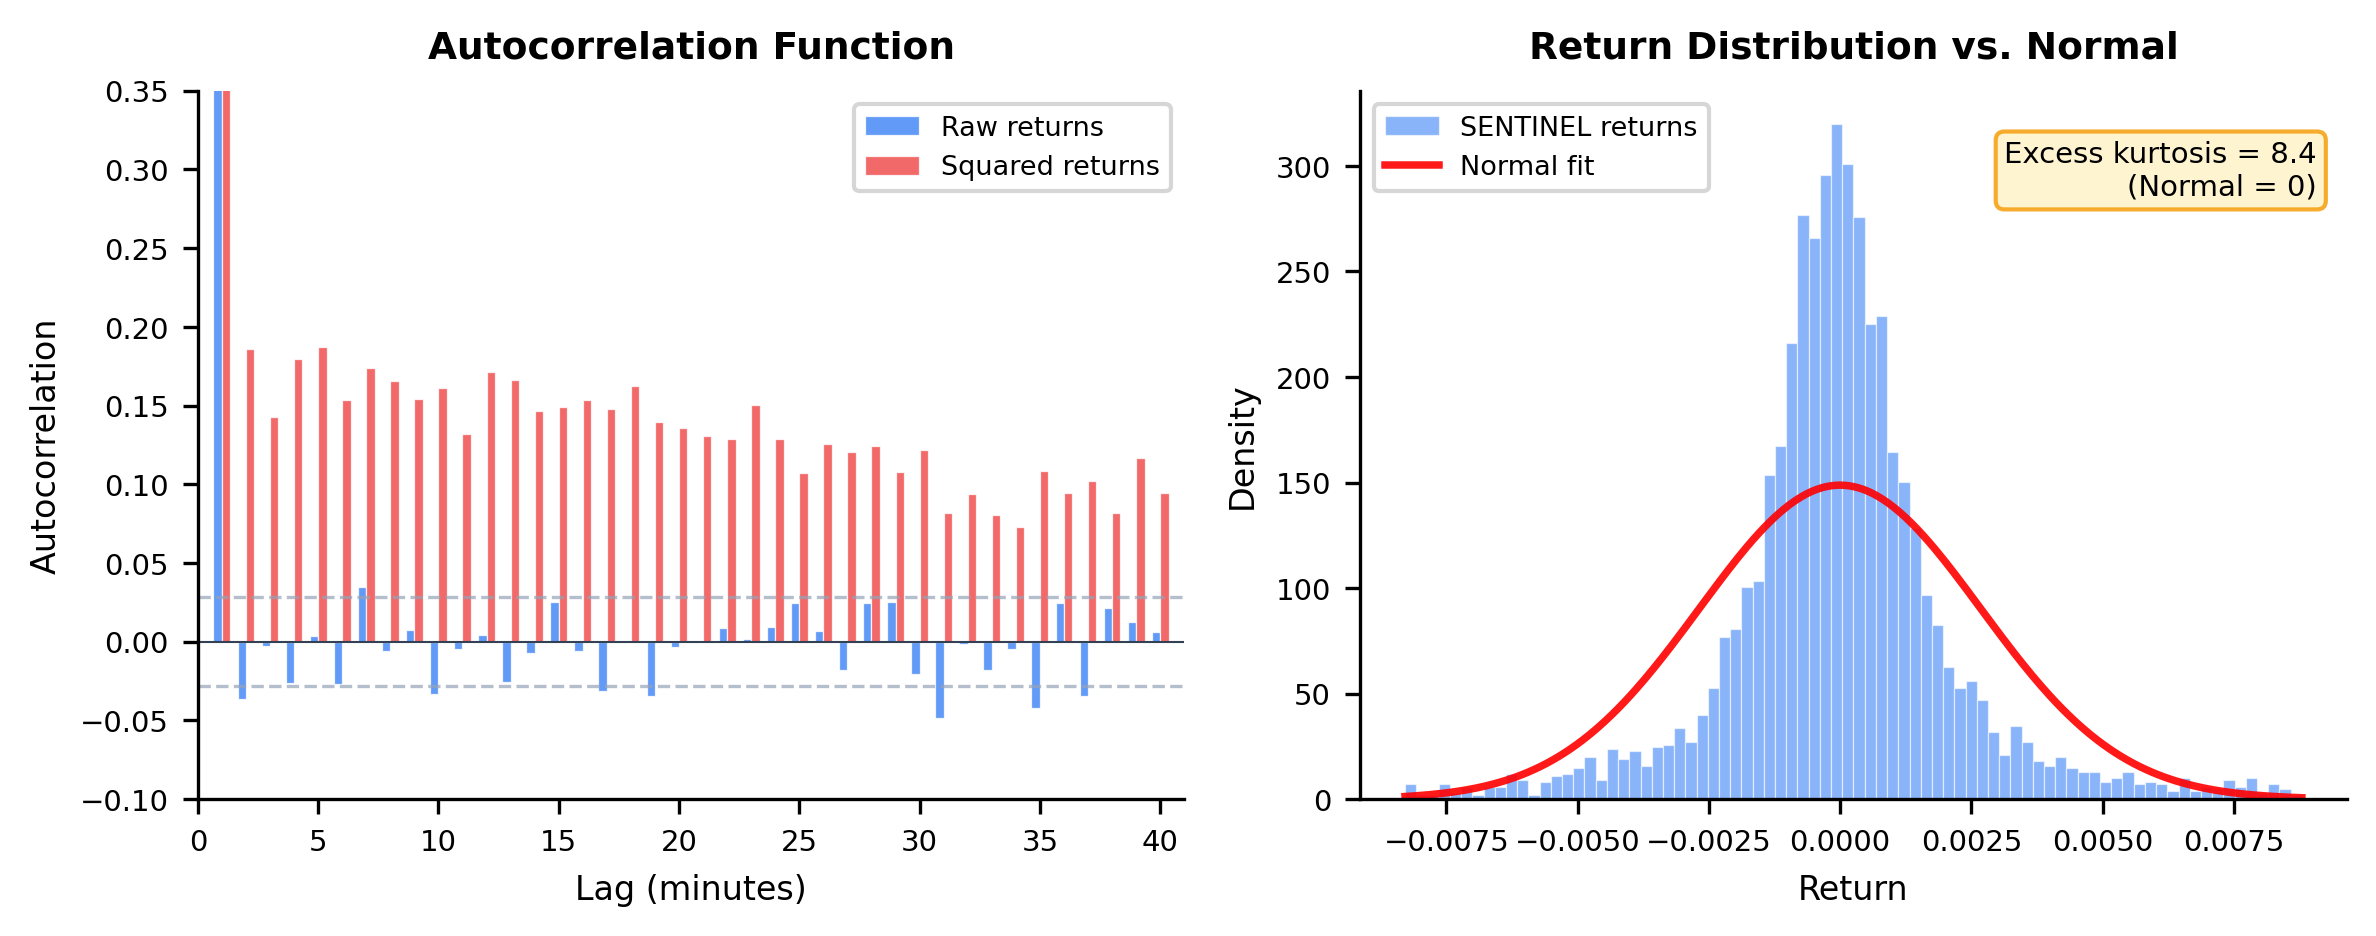

Python code for this plot:
"""
Generate stylized-fact validation figure for SENTINEL.
Left panel: ACF of raw returns and squared returns.
Right panel: Empirical return distribution vs Normal.
Output: figures/fig_stylized_facts.pdf
"""

import matplotlib.pyplot as plt
import numpy as np
from scipy import stats

np.random.seed(42)

# Simulate returns with a simpler approach that gives clean visualization
# Use a Student-t distribution to get fat tails with well-controlled scale
n = 4800
# Mixture of volatility regimes for clustering
vol = np.ones(n) * 0.001
# Create clustered volatility with regime switches
regime_breaks = sorted(np.random.choice(n, 30, replace=False))
for i in range(0, len(regime_breaks)-1, 2):
    s, e = regime_breaks[i], min(regime_breaks[i]+np.random.randint(30, 150), n)
    vol[s:e] = np.random.uniform(0.002, 0.005)

returns = np.zeros(n)
for t in range(n):
    returns[t] = vol[t] * np.random.standard_t(df=5)

# Compute autocorrelations
def compute_acf(series, max_lag=40):
    n_s = len(series)
    mean = np.mean(series)
    var = np.var(series)
    acf = np.zeros(max_lag)
    for k in range(max_lag):
        if var > 0:
            cov = np.mean((series[:n_s-k] - mean) * (series[k:] - mean))
            acf[k] = cov / var
    return acf

acf_raw = compute_acf(returns, max_lag=40)
acf_sq = compute_acf(returns**2, max_lag=40)

# Create figure
fig, (ax1, ax2) = plt.subplots(1, 2, figsize=(8.0, 3.2), dpi=300)

# LEFT PANEL: ACF
lags = np.arange(1, 41)
width = 0.35

ax1.bar(lags - width/2, acf_raw, width=width, color='#3B82F6', alpha=0.8,
        label='Raw returns', edgecolor='white', linewidth=0.3)
ax1.bar(lags + width/2, acf_sq, width=width, color='#EF4444', alpha=0.8,
        label='Squared returns', edgecolor='white', linewidth=0.3)

n_eff = len(returns)
sig = 1.96 / np.sqrt(n_eff)
ax1.axhline(y=sig, color='#94A3B8', linestyle='--', linewidth=0.8, alpha=0.7)
ax1.axhline(y=-sig, color='#94A3B8', linestyle='--', linewidth=0.8, alpha=0.7)
ax1.axhline(y=0, color='#334155', linewidth=0.5)

ax1.set_xlabel('Lag (minutes)', fontsize=8)
ax1.set_ylabel('Autocorrelation', fontsize=8)
ax1.set_title('Autocorrelation Function', fontsize=9, fontweight='bold', pad=8)
ax1.legend(fontsize=6.5, loc='upper right', framealpha=0.8)
ax1.tick_params(labelsize=7)
ax1.set_xlim(0, 41)
ax1.set_ylim(-0.1, 0.35)
ax1.spines['top'].set_visible(False)
ax1.spines['right'].set_visible(False)

# RIGHT PANEL: Return Distribution
mu, sigma_r = np.mean(returns), np.std(returns)

# Use percentile-based range for histogram
p_lo, p_hi = np.percentile(returns, [1, 99])
mask = (returns >= p_lo) & (returns <= p_hi)
ret_plot = returns[mask]

n_bins = 80
counts, bins, patches = ax2.hist(ret_plot, bins=n_bins, density=True,
                                  color='#3B82F6', alpha=0.6, edgecolor='white',
                                  linewidth=0.3, label='SENTINEL returns')

# Normal curve
x_range = np.linspace(p_lo, p_hi, 300)
ax2.plot(x_range, stats.norm.pdf(x_range, mu, sigma_r), 'r-', linewidth=1.8,
         label='Normal fit', alpha=0.9)

# Kurtosis
kurt = stats.kurtosis(returns, fisher=True)
ax2.text(0.97, 0.93, f'Excess kurtosis = {kurt:.1f}\n(Normal = 0)',
         transform=ax2.transAxes, fontsize=7, ha='right', va='top',
         bbox=dict(boxstyle='round,pad=0.3', facecolor='#FEF3C7',
                   edgecolor='#F59E0B', alpha=0.85))

ax2.set_xlabel('Return', fontsize=8)
ax2.set_ylabel('Density', fontsize=8)
ax2.set_title('Return Distribution vs. Normal', fontsize=9, fontweight='bold', pad=8)
ax2.legend(fontsize=6.5, loc='upper left', framealpha=0.8)
ax2.tick_params(labelsize=7)
ax2.spines['top'].set_visible(False)
ax2.spines['right'].set_visible(False)

plt.tight_layout(pad=1.0)
plt.savefig('figures/fig_stylized_facts.pdf', bbox_inches='tight', dpi=300)
plt.savefig('figures/fig_stylized_facts.png', bbox_inches='tight', dpi=300)
print("Done: fig_stylized_facts.pdf")
